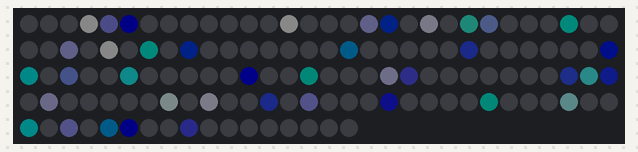
A sketch run on a simulated Arduino Uno, built with avr-gcc and run on an emulated ATmega328P. Shown: 137 RGB LEDs in strip order, left to right, continuing on the next row. Dim RGB values are drawn brighter than linear; random numbers use the default seed unless the sketch sets one.

Above: at 1.46 s.
At 5.72 s:
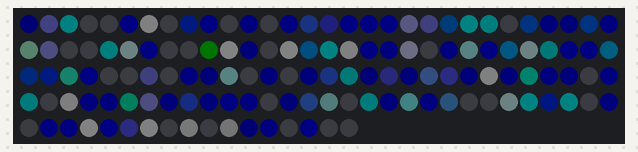
At 11.2 s:
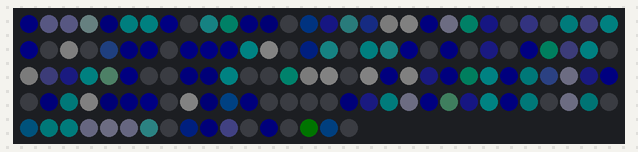
At 21.24 s:
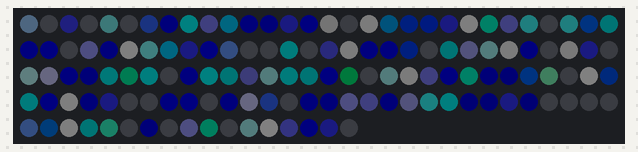
At 28.84 s:
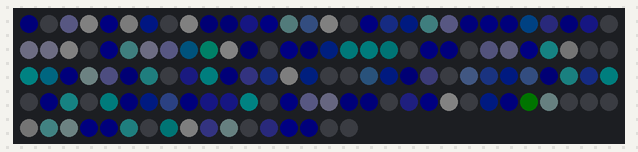
At 39.8 s:
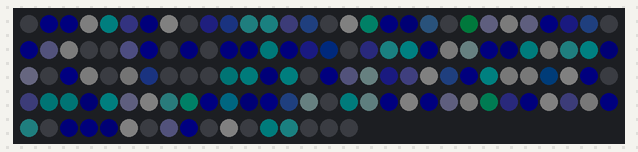

The sketch:

Projet_Flag_St_Jean_V0.ino
```cpp
/*
   Created on     :   Mai 4, 2023
   Last Update    :   Mai 10, 2023

   Program Name   :
   Program File   :   Projet_Flag_St_Jean.ino
   Author         :   Giuseppe Lomonaco

   For            :   5@8 Génie: St-Jean-Baptiste
   Github         :   https://github.com/Giuseppe-Joey/project_Flag_St_Jean

   Program Description  :
   This project is based on the FASTLed Library for Arduino and it is used to
   controll leds on a

*/


#include <FastLED.h>

#define LED_TYPE        WS2812B
#define COLOR_ORDER     GRB
#define DATA_PIN        3
#define NUM_LEDS        137

unsigned long n_milliseconds = 5;
uint8_t brightness = 50;

// creating the led array
CRGB leds[NUM_LEDS];
int colorIndex[NUM_LEDS];


DEFINE_GRADIENT_PALETTE( heatmap_gp )  {
    0,    0,    0,    0,        //black
  128,  255,    0,    0,        //red
  200,  255,  255,    0,        //bright yellow
  255,  255,  255,  255         //full white
};

DEFINE_GRADIENT_PALETTE( stjean_gp )  {
      0,      0,      255,    245,        //Cyan
    46,   0,      21,    255,        //dark blue
    179,    255,   255,    255,        //white
      255,      0,      255,    245,        //Cyan
};

// creating palettes
CRGBPalette16 stJean_palette = stjean_gp;
CRGBPalette16 heat_palette = heatmap_gp;


// ////////////////////////////////////////////////////////////////////////////////////////////////////
void setup() {

    Serial.begin(57600);

    FastLED.setMaxPowerInVoltsAndMilliamps(5, 50);
    FastLED.addLeds<LED_TYPE, DATA_PIN, COLOR_ORDER>(leds, NUM_LEDS);
    FastLED.setBrightness(brightness);
    FastLED.setCorrection(UncorrectedColor);
    FastLED.setTemperature(DirectSunlight);

//    // Fill the colorIndex array with random numbers
//    for (int i = 0; i < NUM_LEDS; i++)  {
//      colorIndex[i] = random8();
//    }

    delay(1000);
}


// /////////////////////////////////////////////////////////////////////////////////////////////////////
void loop() {

    EVERY_N_MILLISECONDS(n_milliseconds)  {
      // switch on an LED at random, choosing a random color from the palette
      leds[random8(0, NUM_LEDS - 1)] = ColorFromPalette(stJean_palette, random8(), 255, LINEARBLEND);
    }

    // Fade all LEDS down by 1 in brightness each time this is called
    fadeToBlackBy(leds, NUM_LEDS, 1);

    FastLED.show();
}
```
